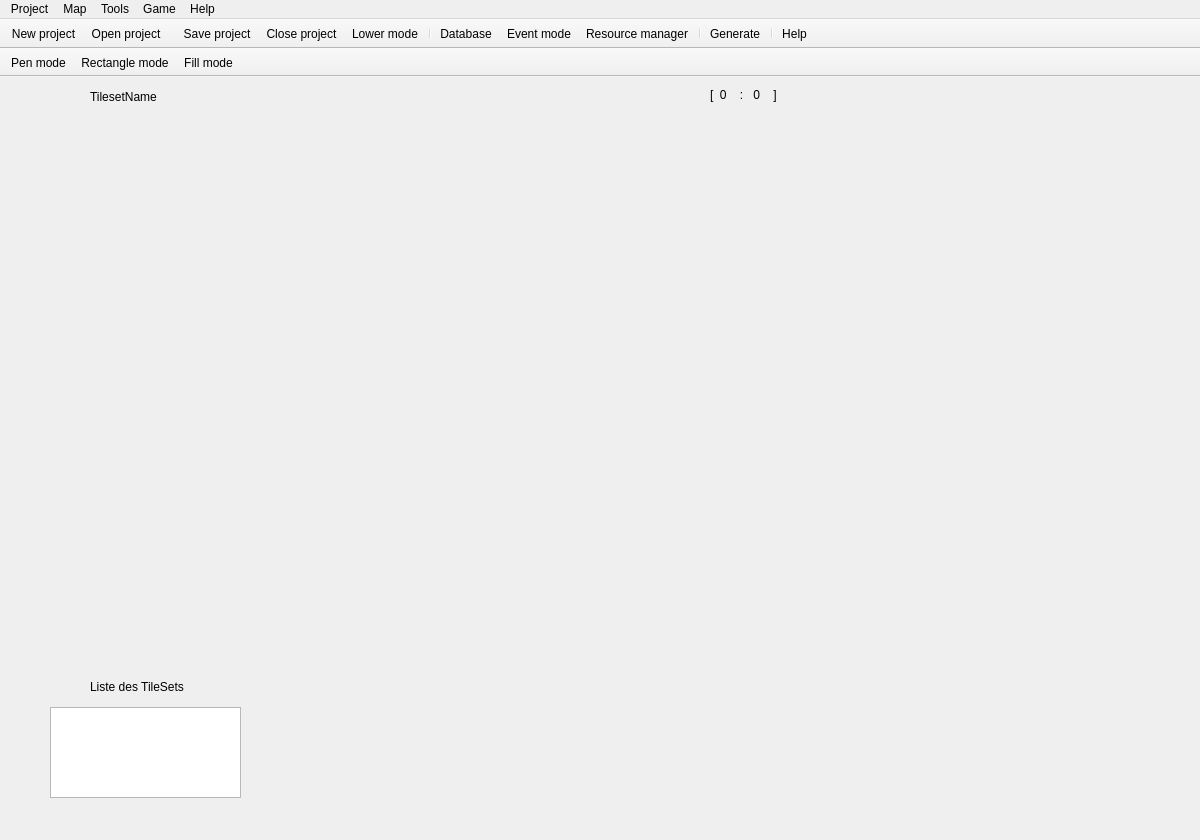
<?xml version="1.0" encoding="UTF-8"?>
<ui version="4.0">
 <class>MainWindow</class>
 <widget class="QMainWindow" name="MainWindow">
  <property name="geometry">
   <rect>
    <x>0</x>
    <y>0</y>
    <width>1200</width>
    <height>840</height>
   </rect>
  </property>
  <property name="minimumSize">
   <size>
    <width>1200</width>
    <height>840</height>
   </size>
  </property>
  <property name="maximumSize">
   <size>
    <width>1200</width>
    <height>840</height>
   </size>
  </property>
  <property name="windowTitle">
   <string>MainWindow</string>
  </property>
  <widget class="QWidget" name="centralWidget">
   <widget class="QWidget" name="tileEditorContainer" native="true">
    <property name="geometry">
     <rect>
      <x>20</x>
      <y>40</y>
      <width>256</width>
      <height>544</height>
     </rect>
    </property>
    <property name="minimumSize">
     <size>
      <width>256</width>
      <height>544</height>
     </size>
    </property>
    <property name="maximumSize">
     <size>
      <width>256</width>
      <height>544</height>
     </size>
    </property>
   </widget>
   <widget class="QWidget" name="mapEditorContainer" native="true">
    <property name="geometry">
     <rect>
      <x>330</x>
      <y>40</y>
      <width>800</width>
      <height>608</height>
     </rect>
    </property>
    <property name="minimumSize">
     <size>
      <width>800</width>
      <height>608</height>
     </size>
    </property>
    <property name="maximumSize">
     <size>
      <width>800</width>
      <height>800</height>
     </size>
    </property>
    <widget class="QToolButton" name="plusButtonEast">
     <property name="geometry">
      <rect>
       <x>840</x>
       <y>190</y>
       <width>22</width>
       <height>23</height>
      </rect>
     </property>
     <property name="text">
      <string>...</string>
     </property>
     <property name="icon">
      <iconset>
       <normaloff>../resources/icons/icone-plus.png</normaloff>../resources/icons/icone-plus.png</iconset>
     </property>
    </widget>
    <widget class="QToolButton" name="minusButtonEast">
     <property name="geometry">
      <rect>
       <x>840</x>
       <y>230</y>
       <width>22</width>
       <height>23</height>
      </rect>
     </property>
     <property name="text">
      <string>...</string>
     </property>
     <property name="icon">
      <iconset>
       <normaloff>../resources/icons/icone-moins.png</normaloff>../resources/icons/icone-moins.png</iconset>
     </property>
    </widget>
   </widget>
   <widget class="QListWidget" name="listTileSet">
    <property name="geometry">
     <rect>
      <x>50</x>
      <y>630</y>
      <width>191</width>
      <height>91</height>
     </rect>
    </property>
   </widget>
   <widget class="QLabel" name="TileSetListLabel">
    <property name="geometry">
     <rect>
      <x>90</x>
      <y>600</y>
      <width>111</width>
      <height>20</height>
     </rect>
    </property>
    <property name="text">
     <string>Liste des TileSets</string>
    </property>
   </widget>
   <widget class="QLabel" name="tileSetNameLabel">
    <property name="geometry">
     <rect>
      <x>90</x>
      <y>10</y>
      <width>161</width>
      <height>20</height>
     </rect>
    </property>
    <property name="text">
     <string>TilesetName</string>
    </property>
   </widget>
   <widget class="QLabel" name="cooLabel">
    <property name="geometry">
     <rect>
      <x>710</x>
      <y>10</y>
      <width>81</width>
      <height>16</height>
     </rect>
    </property>
    <property name="text">
     <string>[  0    :   0    ]</string>
    </property>
   </widget>
  </widget>
  <widget class="QMenuBar" name="menuBar">
   <property name="geometry">
    <rect>
     <x>0</x>
     <y>0</y>
     <width>1200</width>
     <height>23</height>
    </rect>
   </property>
   <widget class="QMenu" name="menuProject">
    <property name="title">
     <string>Project</string>
    </property>
    <addaction name="actionNew_Project"/>
    <addaction name="actionOpen_Project"/>
    <addaction name="actionSave_Project"/>
    <addaction name="actionClose_Project"/>
   </widget>
   <widget class="QMenu" name="menuMap">
    <property name="title">
     <string>Map</string>
    </property>
    <addaction name="actionCollision_Mode"/>
    <addaction name="actionPen_mode"/>
    <addaction name="actionRectangle_mode"/>
    <addaction name="actionFill_mode"/>
   </widget>
   <widget class="QMenu" name="menuTools">
    <property name="title">
     <string>Tools</string>
    </property>
    <addaction name="actionDatabase"/>
    <addaction name="actionEvent_mode"/>
    <addaction name="actionResource_manager"/>
   </widget>
   <widget class="QMenu" name="menuGame">
    <property name="title">
     <string>Game</string>
    </property>
    <addaction name="action"/>
   </widget>
   <widget class="QMenu" name="menuHelp">
    <property name="title">
     <string>Help</string>
    </property>
    <addaction name="actionHelp"/>
   </widget>
   <addaction name="menuProject"/>
   <addaction name="menuMap"/>
   <addaction name="menuTools"/>
   <addaction name="menuGame"/>
   <addaction name="menuHelp"/>
  </widget>
  <widget class="QToolBar" name="mainToolBar">
   <property name="movable">
    <bool>false</bool>
   </property>
   <attribute name="toolBarArea">
    <enum>TopToolBarArea</enum>
   </attribute>
   <attribute name="toolBarBreak">
    <bool>false</bool>
   </attribute>
   <addaction name="actionNew_Project"/>
   <addaction name="actionOpen_Project"/>
  </widget>
  <widget class="QToolBar" name="secondToolBar">
   <property name="windowTitle">
    <string>toolBar</string>
   </property>
   <property name="movable">
    <bool>false</bool>
   </property>
   <property name="floatable">
    <bool>false</bool>
   </property>
   <attribute name="toolBarArea">
    <enum>TopToolBarArea</enum>
   </attribute>
   <attribute name="toolBarBreak">
    <bool>false</bool>
   </attribute>
   <addaction name="actionSave_Project"/>
   <addaction name="actionClose_Project"/>
   <addaction name="actionCollision_Mode"/>
   <addaction name="separator"/>
   <addaction name="actionDatabase"/>
   <addaction name="actionEvent_mode"/>
   <addaction name="actionResource_manager"/>
   <addaction name="separator"/>
   <addaction name="action"/>
   <addaction name="separator"/>
   <addaction name="actionHelp"/>
  </widget>
  <widget class="QToolBar" name="mapToolBar">
   <property name="windowTitle">
    <string>toolBar</string>
   </property>
   <property name="movable">
    <bool>false</bool>
   </property>
   <property name="floatable">
    <bool>false</bool>
   </property>
   <attribute name="toolBarArea">
    <enum>TopToolBarArea</enum>
   </attribute>
   <attribute name="toolBarBreak">
    <bool>true</bool>
   </attribute>
   <addaction name="actionPen_mode"/>
   <addaction name="actionRectangle_mode"/>
   <addaction name="actionFill_mode"/>
  </widget>
  <action name="actionNew_Project">
   <property name="icon">
    <iconset>
     <normaloff>../resources/icons/folder_add_16.png</normaloff>../resources/icons/folder_add_16.png</iconset>
   </property>
   <property name="text">
    <string>New project</string>
   </property>
  </action>
  <action name="actionOpen_Project">
   <property name="icon">
    <iconset>
     <normaloff>../resources/icons/open_16.png</normaloff>../resources/icons/open_16.png</iconset>
   </property>
   <property name="text">
    <string>Open project</string>
   </property>
  </action>
  <action name="actionSave_Project">
   <property name="icon">
    <iconset>
     <normaloff>../resources/icons/save_16.png</normaloff>../resources/icons/save_16.png</iconset>
   </property>
   <property name="text">
    <string>Save project</string>
   </property>
  </action>
  <action name="actionClose_Project">
   <property name="icon">
    <iconset>
     <normaloff>../resources/icons/folder_delete_16.png</normaloff>../resources/icons/folder_delete_16.png</iconset>
   </property>
   <property name="text">
    <string>Close project</string>
   </property>
  </action>
  <action name="actionCollision_Mode">
   <property name="icon">
    <iconset>
     <normaloff>../resources/icons/etape1_16.png</normaloff>../resources/icons/etape1_16.png</iconset>
   </property>
   <property name="text">
    <string>Lower mode</string>
   </property>
  </action>
  <action name="actionPen_mode">
   <property name="icon">
    <iconset>
     <normaloff>../resources/icons/brush_16.png</normaloff>../resources/icons/brush_16.png</iconset>
   </property>
   <property name="text">
    <string>Pen mode</string>
   </property>
  </action>
  <action name="actionRectangle_mode">
   <property name="icon">
    <iconset>
     <normaloff>../resources/icons/rectangle_16.png</normaloff>../resources/icons/rectangle_16.png</iconset>
   </property>
   <property name="text">
    <string>Rectangle mode</string>
   </property>
  </action>
  <action name="actionFill_mode">
   <property name="icon">
    <iconset>
     <normaloff>../resources/icons/color-fill_16.png</normaloff>../resources/icons/color-fill_16.png</iconset>
   </property>
   <property name="text">
    <string>Fill mode</string>
   </property>
  </action>
  <action name="actionDatabase">
   <property name="icon">
    <iconset>
     <normaloff>../resources/icons/database_16.png</normaloff>../resources/icons/database_16.png</iconset>
   </property>
   <property name="text">
    <string>Database</string>
   </property>
  </action>
  <action name="actionEvent_mode">
   <property name="icon">
    <iconset>
     <normaloff>../resources/icons/event_16.png</normaloff>../resources/icons/event_16.png</iconset>
   </property>
   <property name="text">
    <string>Event mode</string>
   </property>
  </action>
  <action name="actionResource_manager">
   <property name="icon">
    <iconset>
     <normaloff>../resources/icons/resource_manager_16.png</normaloff>../resources/icons/resource_manager_16.png</iconset>
   </property>
   <property name="text">
    <string>Resource manager</string>
   </property>
  </action>
  <action name="action">
   <property name="icon">
    <iconset>
     <normaloff>../resources/icons/play_16.png</normaloff>../resources/icons/play_16.png</iconset>
   </property>
   <property name="text">
    <string>Generate</string>
   </property>
  </action>
  <action name="actionHelp">
   <property name="icon">
    <iconset>
     <normaloff>../resources/icons/help_16.png</normaloff>../resources/icons/help_16.png</iconset>
   </property>
   <property name="text">
    <string>Help</string>
   </property>
  </action>
 </widget>
 <layoutdefault spacing="6" margin="11"/>
 <resources/>
 <connections/>
</ui>
